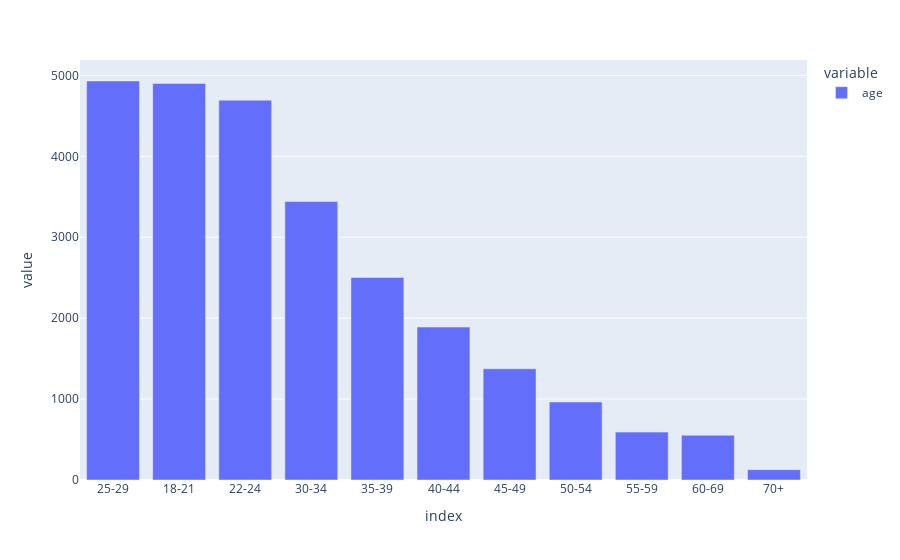

Notebook cell for this chart:
### Code cell
px.bar(data["age"].value_counts())

### Figure 1 — Plotly figure (JSON) as saved in the notebook; plotly's stock layout.template omitted (floating-point values rounded to 4 significant figures)
{"data": [{"alignmentgroup": "True", "hovertemplate": "variable=age<br>index=%{x}<br>value=%{y}<extra></extra>", "legendgroup": "age", "marker": {"color": "#636efa", "pattern": {"shape": ""}}, "name": "age", "offsetgroup": "age", "orientation": "v", "showlegend": true, "textposition": "auto", "type": "bar", "x": ["25-29", "18-21", "22-24", "30-34", "35-39", "40-44", "45-49", "50-54", "55-59", "60-69", "70+"], "xaxis": "x", "y": [4931, 4901, 4694, 3441, 2504, 1890, 1375, 964, 592, 553, 128], "yaxis": "y"}], "layout": {"barmode": "relative", "legend": {"title": {"text": "variable"}, "tracegroupgap": 0}, "margin": {"t": 60}, "xaxis": {"anchor": "y", "domain": [0, 1], "title": {"text": "index"}}, "yaxis": {"anchor": "x", "domain": [0, 1], "title": {"text": "value"}}}}
